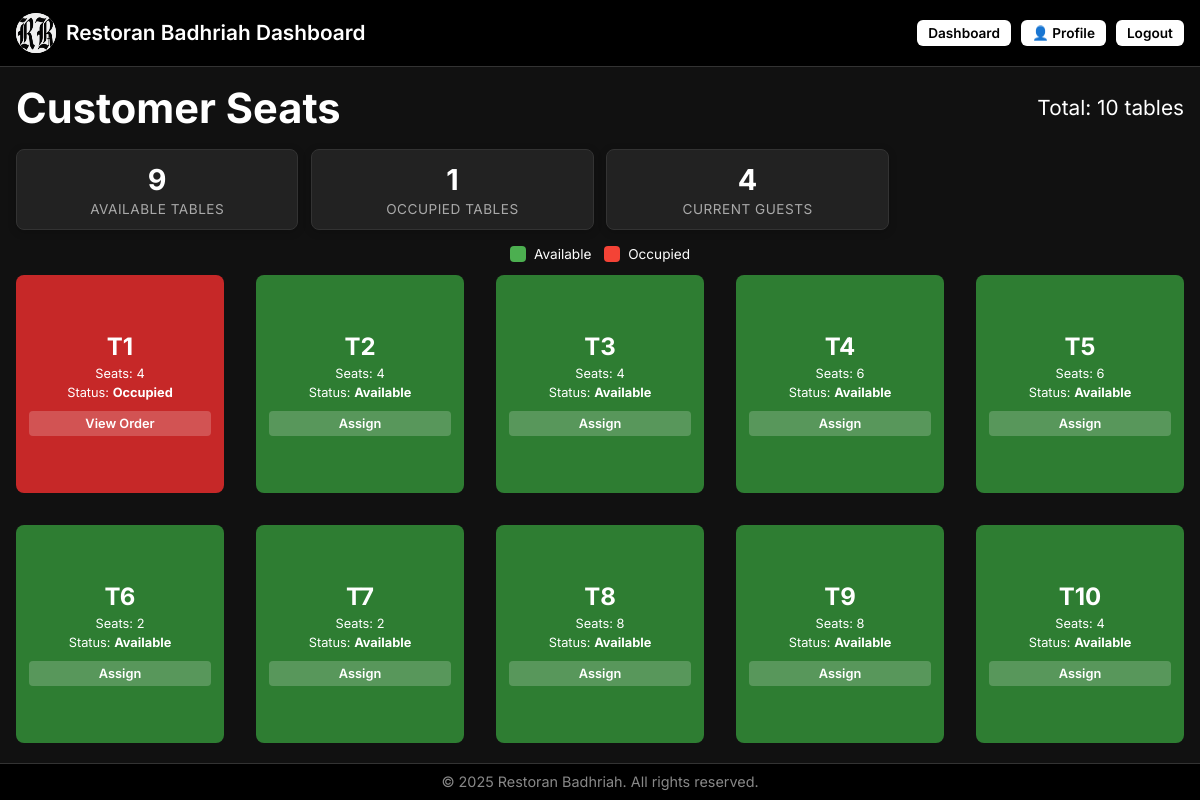
The app's page /restoran-badhriah/customer_seats.php (signed in) with its own data.
### tables this page shows
CREATE TABLE `tables` (
  `id` int(11) NOT NULL,
  `number` varchar(10) NOT NULL,
  `capacity` int(11) NOT NULL,
  `status` enum('available','occupied') DEFAULT 'available',
  `waiter` varchar(50) DEFAULT NULL
);

### restoran-badhriah/customer_seats.php (the view, shortened to what this page needs)
<?php
require_once 'db.php';
$conn->query("UPDATE `tables` SET status = 'available', waiter = NULL");
$conn->query("UPDATE `tables` t
              JOIN `order` o ON t.number = o.number
              SET t.status = 'occupied', t.waiter = (SELECT Username FROM staff WHERE StaffID = o.StaffID)
              WHERE o.Status IN ('Pending', 'Preparing', 'Ready')");
$stats = [
    'available' => 0,
    'occupied' => 0,
    'guests' => 0
];
$result = $conn->query("SELECT status, COUNT(*) as count FROM `tables` GROUP BY status");
while ($row = $result->fetch_assoc()) {
    $stats[$row['status']] = $row['count'];
}
$tables = [];
$sql = "SELECT * FROM `tables`";
$result = $conn->query($sql);
if ($result->num_rows > 0) {
    while($row = $result->fetch_assoc()) {
        $tables[] = $row;
        if ($row['status'] === 'occupied') {
            $stats['guests'] += $row['capacity'] - rand(0, 2);
        }
    }
}
?>
<!DOCTYPE html>
<html lang="en">
<head>
</head>
<body>
<header>
  <div class="header-content">
    <div class="logo-title">
      <img src="images/logo.png" alt="Logo" class="logo">
      <span>Restoran Badhriah Dashboard</span>
    </div>
    <div class="header-buttons">
      <a href="waiter.php" class="back-btn"> Dashboard</a>
      <a href="profile.php" class="profile-btn">
        👤 Profile
      </a>
      <a href="logout.php" class="logout-btn">Logout</a>
    </div>
  </div>
</header>
<main>
  <div class="page-title">
    <h1>Customer Seats</h1>
    <div>Total: <?= count($tables) ?> tables</div>
  </div>
  <div class="stats-bar">
    <div class="stat-card">
      <div class="stat-number"><?= $stats['available'] ?></div>
      <div class="stat-label">Available Tables</div>
    </div>
    <div class="stat-card">
      <div class="stat-number"><?= $stats['occupied'] ?></div>
      <div class="stat-label">Occupied Tables</div>
    </div>
    <div class="stat-card">
      <div class="stat-number"><?= $stats['guests'] ?></div>
      <div class="stat-label">Current Guests</div>
    </div>
  </div>
  <div class="status-legend">
    <div class="legend-item">
      <div class="legend-color available"></div>
      <span>Available</span>
    </div>
    <div class="legend-item">
      <div class="legend-color occupied"></div>
      <span>Occupied</span>
    </div>
  </div>
  <div class="seating-layout">
    <?php foreach ($tables as $table): ?>
    <div class="table <?= $table['status'] ?>">
      <div class="table-number"><?= $table['number'] ?></div>
      <div class="table-info">Seats: <?= $table['capacity'] ?></div>
      <div class="table-info">Status: <strong><?= ucfirst($table['status']) ?></strong></div>
      <?php if ($table['status'] === 'available'): ?>
        <a href="take_order.php?table=<?= $table['id'] ?>" class="action-btn">Assign</a>
      <?php elseif ($table['status'] === 'occupied'): ?>
        <a href="orders.php?table=<?= $table['id'] ?>" class="action-btn">View Order</a>
      <?php else: ?>
        <a href="#" class="action-btn">Details</a>
      <?php endif; ?>
    </div>
    <?php endforeach; ?>
  </div>
</main>
<footer>
  &copy; 2025 Restoran Badhriah. All rights reserved.
</footer>
</body>
</html>

### restoran-badhriah/customer_seats.php (style rules this page uses)
* { box-sizing: border-box; margin: 0; padding: 0; }
body { font-family: 'Inter', sans-serif; background-color: #111; color: #fff; min-height: 100vh; display: flex; flex-direction: column; font-size: 14px; height: 100vh; overflow: hidden; }
header { background-color: #000; padding: 0.8rem 1rem; text-align: center; font-size: 1.5rem; font-weight: 600; border-bottom: 1px solid #333; flex-shrink: 0; }
.header-content { display: flex; justify-content: space-between; align-items: center; max-width: 1200px; margin: auto; }
.logo-title { display: flex; align-items: center; gap: 10px; font-size: 1.3rem; font-weight: 600; }
.logo { width: 40px; height: 40px; border-radius: 50%; background-color: #fff; color: #000; display: flex; align-items: center; justify-content: center; font-weight: bold; font-size: 1rem; }
.header-buttons { display: flex; gap: 0.6rem; align-items: center; }
.logout-btn, .profile-btn, .back-btn { background-color: #fff; color: #000; text-decoration: none; padding: 0.3rem 0.7rem; border-radius: 6px; font-weight: 600; transition: background 0.3s; font-size: 0.85rem; white-space: nowrap; }
main { flex: 1; padding: 1rem; max-width: 1200px; margin: auto; width: 100%; display: flex; flex-direction: column; height: calc(100% - 120px); overflow: hidden; }
.stats-bar { display: grid; grid-template-columns: repeat(4, 1fr); gap: 0.8rem; margin-bottom: 1rem; }
.stat-card { background-color: #222; border-radius: 8px; padding: 0.8rem; text-align: center; box-shadow: 0 2px 8px rgba(0,0,0,0.2); display: flex; flex-direction: column; justify-content: center; border: 1px solid #333; }
.stat-number { font-size: 1.8rem; font-weight: 700; margin-bottom: 0.2rem; }
.stat-label { font-size: 0.85rem; color: #aaa; text-transform: uppercase; letter-spacing: 0.5px; }
.page-title { font-size: 1.3rem; margin-bottom: 1rem; display: flex; justify-content: space-between; align-items: center; }
.status-legend { display: flex; gap: 0.8rem; margin-bottom: 0.8rem; flex-wrap: wrap; justify-content: center; }
.legend-item { display: flex; align-items: center; gap: 0.5rem; font-size: 0.85rem; }
.legend-color { width: 16px; height: 16px; border-radius: 4px; }
.available { background-color: #4CAF50; }
.occupied { background-color: #f44336; }
.seating-layout { display: grid; grid-template-columns: repeat(5, 1fr); gap: 2rem; flex: 1; overflow-y: auto; padding-bottom: 4px; }
.table { background-color: #333; border-radius: 8px; padding: 0.8rem; text-align: center; transition: all 0.3s ease; position: relative; display: flex; flex-direction: column; justify-content: center; aspect-ratio: o.3/0.5; min-height: 0; }
.table.available { background-color: #2E7D32; }
.table.occupied { background-color: #C62828; }
.table-number { font-size: 1.5rem; font-weight: bold; margin-bottom: 0.3rem; }
.table-info { font-size: 0.8rem; margin-bottom: 0.2rem; line-height: 1.2; }
.action-btn { display: inline-block; background: rgba(255,255,255,0.2); color: white; padding: 0.3rem 0.6rem; border-radius: 4px; margin-top: 0.5rem; text-decoration: none; font-weight: 600; transition: background 0.3s; font-size: 0.8rem; }
footer { text-align: center; padding: 0.6rem; color: #888; font-size: 0.9rem; background-color: #000; border-top: 1px solid #333; margin-top: auto; flex-shrink: 0; }

### records on screen
tables: number "T1", capacity "4", status "Occupied"
tables: number "T2", capacity "4", status "Available"
tables: number "T3", capacity "4", status "Available"
tables: number "T4", capacity "6", status "Available"
tables: number "T5", capacity "6", status "Available"
tables: number "T6", capacity "2", status "Available"
tables: number "T7", capacity "2", status "Available"
tables: number "T8", capacity "8", status "Available"
tables: number "T9", capacity "8", status "Available"
tables: number "T10", capacity "4", status "Available"

### other values on screen
count($tables) "10"
$stats['available'] "9"
$stats['occupied'] "1"
$stats['guests'] "4"
